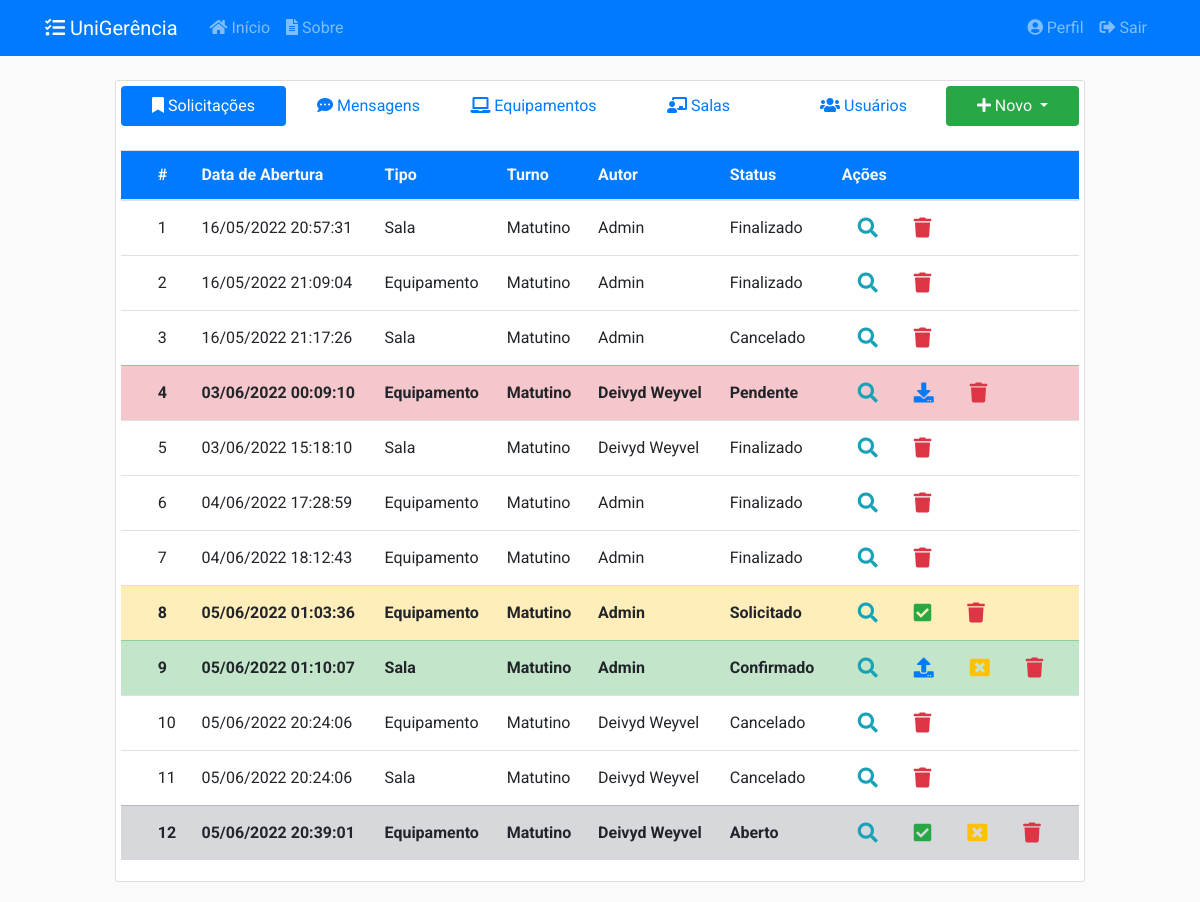
Page / (signed in) on the earlier database version.
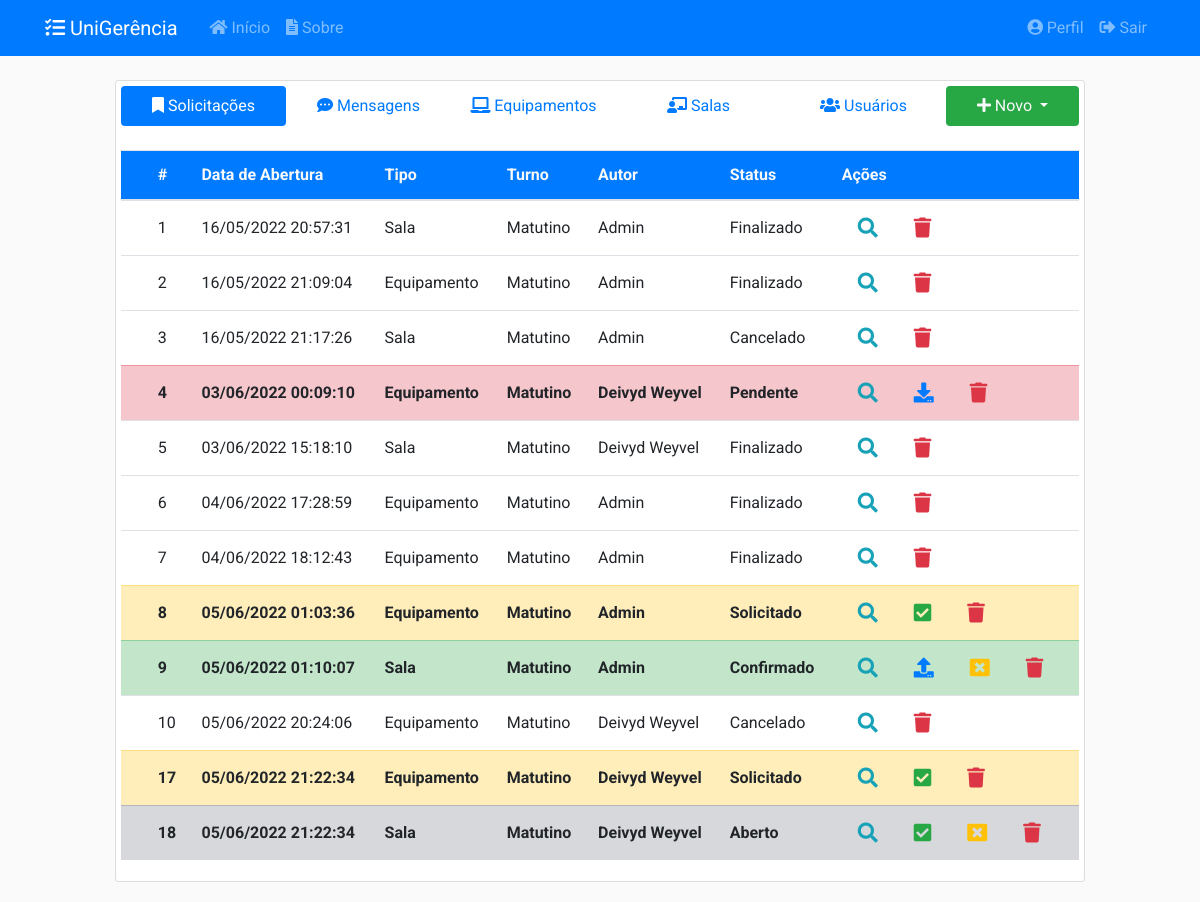
Same page on the later database version.
### app/models/solicitacoes.py (models this page shows, shortened)
class Solicitacao(db.Model):
    __tablename__ = 'solicitacoes'
    __table_args__ = {'extend_existing': True}
    id = db.Column(db.Integer, primary_key=True)
    status = db.Column(db.Enum(Status), default=Status.ABERTO.name)
    data_abertura = db.Column(db.DateTime, nullable=False,
                              default=datetime.now().astimezone(fuso_horario))
    data_inicio_pref = db.Column(db.Date, nullable=False)
    data_fim_pref = db.Column(db.Date, nullable=False)
    data_retirada = db.Column(db.DateTime, nullable=True)
    data_devolucao = db.Column(db.DateTime, nullable=True)
    data_cancelamento = db.Column(db.DateTime, nullable=True)
    data_finalizacao = db.Column(db.DateTime, nullable=True)
    quantidade = db.Column(db.Integer, nullable=False, default=0)
    descricao = db.Column(db.String(20), nullable=False)
    tipo = db.Column(db.String(20), nullable=False)
    ativo = db.Column(db.Boolean, nullable=False, default=True)
    usuario_id = db.Column(db.Integer, db.ForeignKey('usuarios.id'),
                           nullable=False)
    turno_id = db.Column(db.Integer, db.ForeignKey('turnos.id'),
                           nullable=False)
    turno = db.relationship('Turno', back_populates='solicitacoes')
    def recupera_tudo():
        return Solicitacao.query.filter_by(ativo=True).all()
    def verifica_em_uso(self):
        if self.status.name == 'EMUSO':
            return True
        else:
            return False
    __mapper_args__ = {
        'polymorphic_identity': 'SOLICITACAO',
        'polymorphic_on': tipo
    }

class SolicitacaoSala(Solicitacao):
    __tablename__ = 'solicitacoes_salas'
    id = db.Column(db.Integer, db.ForeignKey('solicitacoes.id'), primary_key=True)
    setor_id = db.Column(db.Integer, db.ForeignKey('setores.id'), nullable=False)
    setor = db.relationship('Setor', back_populates='solicitacoes')
    salas = db.relationship('Sala', secondary= solicitacao_s,
                                    back_populates='solicitacoes')
    __mapper_args__ = {
        'polymorphic_identity': 'SALA',
    }

class Solicitacao(db.Model):
    __tablename__ = 'solicitacoes'
    __table_args__ = {'extend_existing': True}
    id = db.Column(db.Integer, primary_key=True)
    status = db.Column(db.Enum(Status), default=Status.ABERTO.name)
    data_abertura = db.Column(db.DateTime, nullable=False,
                              default=datetime.now().astimezone(fuso_horario))
    data_inicio_pref = db.Column(db.Date, nullable=False)
    data_fim_pref = db.Column(db.Date, nullable=False)
    data_retirada = db.Column(db.DateTime, nullable=True)
    data_devolucao = db.Column(db.DateTime, nullable=True)
    data_cancelamento = db.Column(db.DateTime, nullable=True)
    data_finalizacao = db.Column(db.DateTime, nullable=True)
    quantidade = db.Column(db.Integer, nullable=False, default=0)
    descricao = db.Column(db.String(20), nullable=False)
    tipo = db.Column(db.String(20), nullable=False)
    ativo = db.Column(db.Boolean, nullable=False, default=True)
    usuario_id = db.Column(db.Integer, db.ForeignKey('usuarios.id'),
                           nullable=False)
    turno_id = db.Column(db.Integer, db.ForeignKey('turnos.id'),
                           nullable=False)
    turno = db.relationship('Turno', back_populates='solicitacoes')
    def recupera_tudo():
        return Solicitacao.query.filter_by(ativo=True).all()
    def verifica_em_uso(self):
        if self.status.name == 'EMUSO':
            return True
        else:
            return False
    __mapper_args__ = {
        'polymorphic_identity': 'SOLICITACAO',
        'polymorphic_on': tipo
    }

class Turno(db.Model):
    __tablename__ = 'turnos'
    __table_args__ = {'extend_existing': True}
    id = db.Column(db.Integer, primary_key=True)
    name = db.Column(db.String(20), unique=True, nullable=False)
    data_inicio = db.Column(db.Time, nullable=False)
    data_fim = db.Column(db.Time, nullable=False)
    ativo = db.Column(db.Boolean, nullable=False, default=True)
    solicitacoes = db.relationship('Solicitacao', back_populates='turno')

class SolicitacaoEquipamento(Solicitacao):
    __tablename__ = 'solicitacoes_equipamentos'
    id = db.Column(db.Integer, db.ForeignKey('solicitacoes.id'), primary_key=True)
    tipo_eqp_id = db.Column(db.Integer, db.ForeignKey('tipos_equipamento.id'),
                           nullable=True)
    equipamentos = db.relationship('Equipamento', secondary=solicitacao_e,
                                   back_populates='solicitacoes')
    tipo_eqp = db.relationship('TipoEquipamento', back_populates='solicitacoes')
    __mapper_args__ = {
        'polymorphic_identity': 'EQUIPAMENTO'
    }

### app/models/usuarios.py (models this page shows, shortened)
class Usuario(db.Model, UserMixin):
    __tablename__ = 'usuarios'
    __table_args__ = {'extend_existing': True}
    id = db.Column(db.Integer, primary_key=True)
    nome = db.Column(db.String(100), nullable=False)
    identificacao = db.Column(db.String(20), unique=True, nullable=False)
    email = db.Column(db.String(100), unique=True, nullable=False)
    senha = db.Column(db.String(60), nullable=False)
    data_cadastro = db.Column(db.DateTime, nullable=False,
                              default=datetime.now().astimezone(fuso_horario))
    data_atualizacao = db.Column(db.DateTime, nullable=True)
    tipo = db.Column(db.Enum(TipoUsuario), nullable=False)
    ativo = db.Column(db.Boolean, nullable=False, default=True)
    imagem_perfil = db.Column(db.String(20), nullable=False,
                              default='default.jpg')
    posts = db.relationship('Post', backref='autor',
                            foreign_keys='Post.usuario_id', lazy=True)
    recipiente = db.relationship('Post', backref='destinatario',
                                 foreign_keys='Post.destinatario_id', lazy=True)
    solicitacoes = db.relationship('Solicitacao', backref='autor', lazy=True)
    relatorios = db.relationship('Relatorio', backref='autor', lazy=True)
    def recupera_tudo():
        return Usuario.query.filter_by(ativo=True).all()

### app/controllers/principal.py (the view)
@principal.route("/", methods=['GET', 'POST'])
@login_required
def inicio():
    tab = request.args.get('tab', 1, type=int)
    solicitacoes = Solicitacao.recupera_tudo()
    posts = Post.recupera_tudo()
    equipamentos = Equipamento.recupera_tudo()
    salas = Sala.recupera_tudo()
    usuarios = Usuario.recupera_tudo()
    for solicitacao in solicitacoes:
        if Solicitacao.verifica_em_uso(solicitacao):
            if Solicitacao.verifica_atraso(solicitacao):
                Solicitacao.atualiza_status_pendente(solicitacao)
                envia_email_atraso(solicitacao)
                if Solicitacao.verifica_autor(solicitacao, current_user):
                    flash('Você possui uma solicitação atrasada.', 'warning')
                if current_user.verifica_admin():
                    flash('Existe uma nova solicitação em atraso.', 'warning')
    form = EntregaSolicitacaoForm()
    return render_template('principal/inicio.html', tab=tab, form=form,
                           posts=posts, equipamentos=equipamentos, salas=salas,
                           usuarios=usuarios, solicitacoes=solicitacoes)

### app/models/equipamentos.py (called while the page is built)
    def recupera_tudo():
        return Equipamento.query.filter_by(ativo=True).all()

    def __repr__(self):
        return f"{self.patrimonio} - {self.descricao}"

### app/models/posts.py (called while the page is built)
    def recupera_tudo():
        return Post.query.filter_by(ativo=True).all()

### app/models/salas.py (called while the page is built)
    def recupera_tudo():
        return Sala.query.filter_by(ativo=True).all()

### app/models/usuarios.py (called while the page is built)
@login_manager.user_loader
def load_user(user_id):
    return Usuario.query.get(int(user_id))

### app/templates/principal/inicio.html (shortened to what this page needs)
{% extends "layout.html" %}
{% block inicio %}
<div class="content-section">
  <nav class="pb-4 align-middle">
    <div class="nav nav-pills nav-justified flex-column flex-md-row align-middle" id="pills-tab" role="tablist">
      <a class="nav-item nav-link {% if tab == 1 %}active{% endif %}" id="pills-1-tab" data-toggle="pill" href="#pills-1" role="tab"><i class="fas fa-bookmark"></i>&nbsp;Solicitações</a>
      <a class="nav-item nav-link {% if tab == 2 %}active{% endif %}" id="pills-2-tab" data-toggle="pill" href="#pills-2" role="tab"><i class="fas fa-comment-dots"></i>&nbsp;Mensagens</a>
      {% if current_user.tipo.name == 'ADMIN' %}
        <a class="nav-item nav-link {% if tab == 3 %}active{% endif %}" id="pills-3-tab" data-toggle="pill" href="#pills-3" role="tab"><i class="fas fa-laptop"></i>&nbsp;Equipamentos</a>
        <a class="nav-item nav-link {% if tab == 4 %}active{% endif %}" id="pills-4-tab" data-toggle="pill" href="#pills-4" role="tab"><i class="fas fa-chalkboard-teacher"></i>&nbsp;Salas</a>
        <a class="nav-item nav-link {% if tab == 5 %}active{% endif %}" id="pills-5-tab" data-toggle="pill" href="#pills-5" role="tab"><i class="fas fa-users"></i>&nbsp;Usuários</a>
      {% endif %}
      <div class="nav-item dropdown">
        <a class="nav-link dropdown-toggle bg-success text-light" href="#" id="navbarDropdown" role="button" data-toggle="dropdown">
          <i class="fas fa-plus"></i>&nbsp;Novo
        </a>
      </div>
    </div>
  </nav>
  <div class="tab-content flex-md-row" id="nav-tabContent">
    <div class="tab-pane fade {% if tab == 1 %}show active{% endif %}" id="pills-1" role="tabpanel">
      {% include 'principal/tabela/solicitacoes.html' %}
    </div>
  </div>
</div>
{% endblock inicio %}

### app/templates/principal/tabela/solicitacoes.html (shortened to what this page needs)
<table id="table-solicitacoes" class="table stripe order-column dt-responsive nowrap table-hover" style="width:100%">
    <thead>
    <tr class="bg-primary text-light">
        <th class="align-middle"></th>
        <th class="align-middle">#</th>
        <th class="align-middle">Data de Abertura</th>
        <th class="align-middle">Tipo</th>
        <th class="align-middle">Turno</th>
        <th class="align-middle">Autor</th>
        <th class="align-middle">Status</th>
        <th class="align-middle">Ações</th>
    </tr>
    </thead>
    <tbody>
    {% for solicitacao in solicitacoes %}
    {% if current_user == solicitacao.autor or current_user.tipo.name == 'ADMIN' %}
        {% if solicitacao.status.name == 'ABERTO' %}
            <tr class="table-secondary font-weight-bold">
        {% elif solicitacao.status.name == 'PENDENTE' %}
            <tr class="table-danger font-weight-bold">
        {% elif solicitacao.status.name == 'SOLICITADO' %}
            <tr class="table-warning font-weight-bold">
        {% elif solicitacao.status.name == 'CONFIRMADO' %}
            <tr class="table-success font-weight-bold">
        {% elif solicitacao.status.name == 'EMUSO' %}
            <tr class="table-info font-weight-bold">
        {% elif solicitacao.status.name == 'CANCELADO' or solicitacao.status.name == 'FECHADO' %}
            <tr class="">
        {% else %}
            <tr>
        {% endif %}
            <td class="align-middle"></td>
            <td class="align-middle">{{ solicitacao.id }}</td>
            <td class="align-middle">{{ solicitacao.data_abertura.strftime('%d/%m/%Y %H:%M:%S') }}</td>
            {% if solicitacao.tipo == 'EQUIPAMENTO' %}
                <td class="align-middle">Equipamento</td>
            {% elif solicitacao.tipo == 'SALA'%}
                <td class="align-middle">Sala</td>
            {% endif %}
            <td class="align-middle">{{ solicitacao.turno.name }}</td>
            <td class="align-middle">{{ solicitacao.autor.nome }}</td>
            <td class="align-middle">{{ solicitacao.status.value }}</td>
            <td class="align-middle">
                <a class="btn-lg btn-outline-info" href="#" data-toggle="modal" data-target="#visualizarSolicitacao{{ solicitacao.id }}"><i class="fas fa-search"></i></a>
                {% if current_user.tipo.name == 'ADMIN' %}
                    {% if solicitacao.status.name == 'ABERTO' or solicitacao.status.name == 'SOLICITADO' %}
                        <a class="btn-lg btn-outline-success" href="{{url_for('solicitacoes.confirma_solicitacao', solicitacao_id=solicitacao.id)}}"><i class="fas fa-check-square"></i></a>
                    {% endif %}
                    {% if solicitacao.status.name == 'CONFIRMADO' %}
                        <a class="btn-lg btn-outline-primary" href="#" data-toggle="modal" data-target="#entregarSolicitacao{{ solicitacao.id }}"><i class="fas fa-upload"></i></a>
                    {% endif %}
                    {% if solicitacao.status.name == 'EMUSO' or solicitacao.status.name == 'PENDENTE' %}
                        <a class="btn-lg btn-outline-primary" href="#" data-toggle="modal" data-target="#receberSolicitacao{{ solicitacao.id }}"><i class="fas fa-download"></i></a>
                    {% endif %}
                {% endif %}
                {% if current_user == solicitacao.autor or current_user.tipo.name == 'ADMIN' %}
                    {% if solicitacao.status.name == 'ABERTO' or solicitacao.status.name == 'CONFIRMADO' %}
                        <a class="btn-lg btn-outline-warning" href="#" data-toggle="modal" data-target="#cancelarSolicitacao{{ solicitacao.id }}"><i class="fas fa-window-close"></i></a>
                    {% endif %}
                {% endif %}
                {% if current_user.tipo.name == 'ADMIN' %}
                    <a class="btn-lg btn-outline-danger" href="#" data-toggle="modal" data-target="#excluirSolicitacao{{ solicitacao.id }}"><i class="fas fa-trash"></i></a>
                {% endif %}
            </td>
        </tr>
    {% endif %}
    {% endfor %}
    </tbody>
</table>

Differences in the rows shown:
no longer on this page (row unchanged): SolicitacaoSala: id "11", data_abertura "05/06/2022 20:24:06", shows "Sala", turno.name "Matutino", autor.nome "Deivyd Weyvel", status.value "Cancelado"
no longer on this page (row unchanged): SolicitacaoEquipamento: id "12", data_abertura "05/06/2022 20:39:01", shows "Equipamento", turno.name "Matutino", autor.nome "Deivyd Weyvel", status.value "Aberto"
added SolicitacaoEquipamento: id "17", data_abertura "05/06/2022 21:22:34", shows "Equipamento", turno.name "Matutino", autor.nome "Deivyd Weyvel", status.value "Solicitado"
added SolicitacaoSala: id "18", data_abertura "05/06/2022 21:22:34", shows "Sala", turno.name "Matutino", autor.nome "Deivyd Weyvel", status.value "Aberto"
